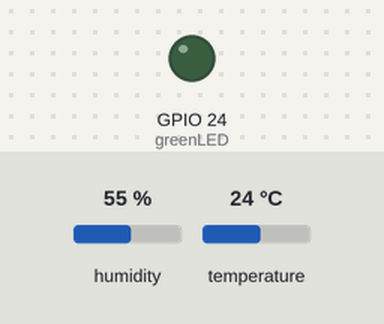
This program was run on a simulated Raspberry Pi (BCM pin numbers). Shown: output pins drawn as LEDs (lit = HIGH). The inputs (shaded band) are chosen by the test bench; at power-on: humidity 55 %, temperature 24 °C. The clock reads 2024-03-15 10:24:30 at power-on unless the program sets it; what the program prints to the terminal is not drawn.

Above: at 30.0 s.
At 60.2 s:
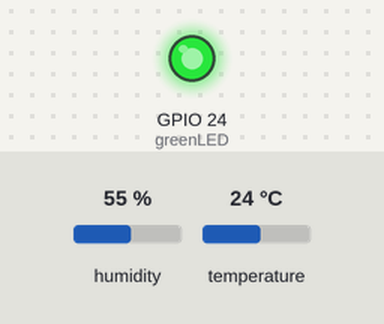
Timing chart, 0 to 78.7 s (numbered marks = the images above):
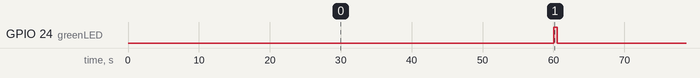

The program:

ada_dht.py
```python
#!/usr/bin/python
import sys
import Adafruit_DHT
from time import sleep
import datetime
from gpiozero import LED

greenLED = LED(24)

def dht_read():
    now = datetime.datetime.now()
    measureTime = ":".join(str(x) for x in [now.hour, now.minute, now.second])
    humidity, temperature = Adafruit_DHT.read_retry(11, 23) #read vs read_retry
    if humidity is not None and temperature is not None:
        print("Wilgotnosc: %s, Temperatura: %s, Czas: %s" % (humidity, temperature, measureTime))
    else:
        print "--< read failed"

while (1):
    sleep(60)
    greenLED.on()
    try:
        dht_read()
    except:
        pass
        print("--< failed")
    greenLED.off()


'''
zapisywac temperature w pliku csv; staly czas, zapisujemy wylacznie kolejne wskazania temperatury i oddzielnie wilgotnosci
'''
```

Measured:
- by itself, GPIO 24 (greenLED): alternates HIGH for 0.53 s and LOW for 60.0 s
